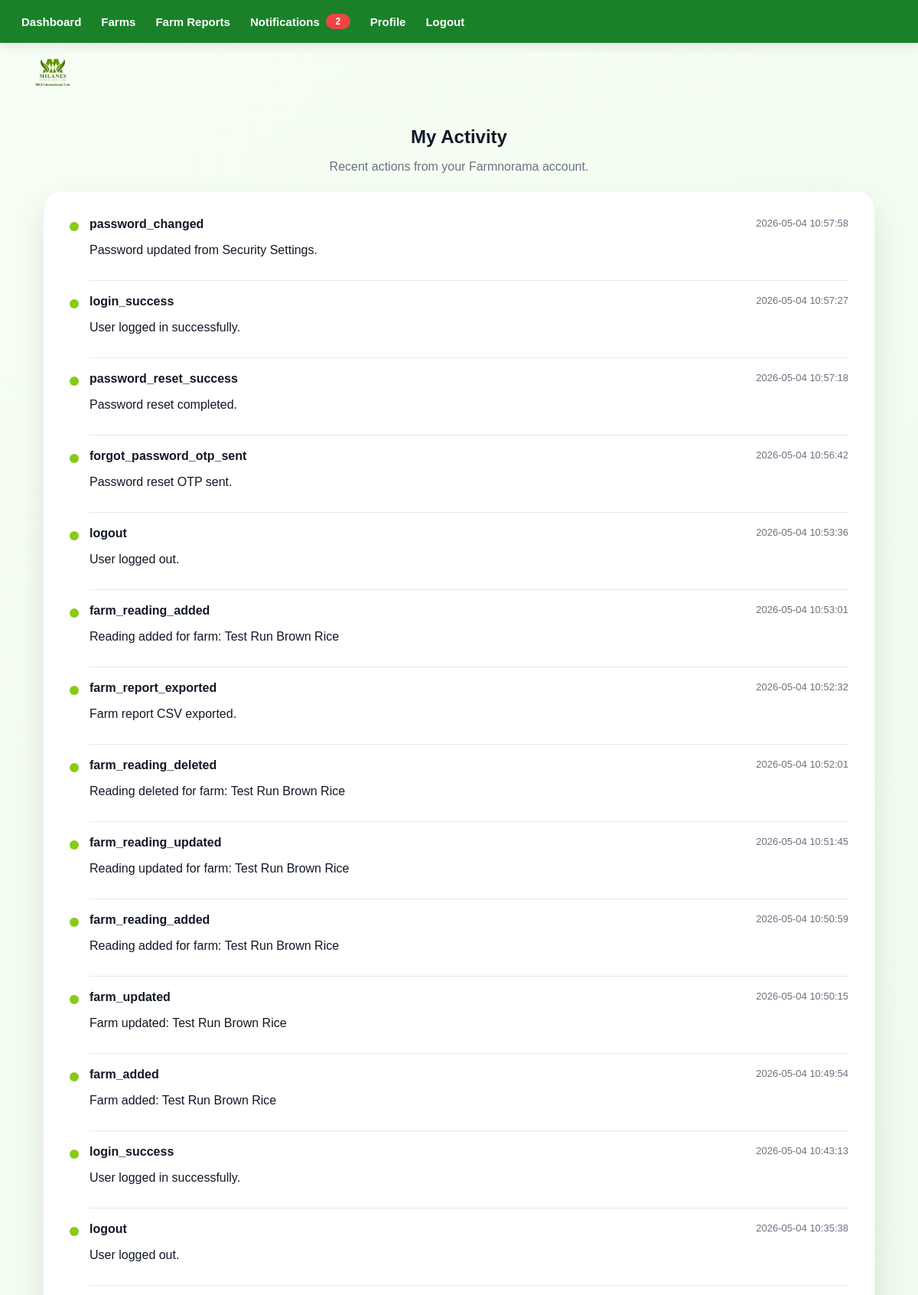
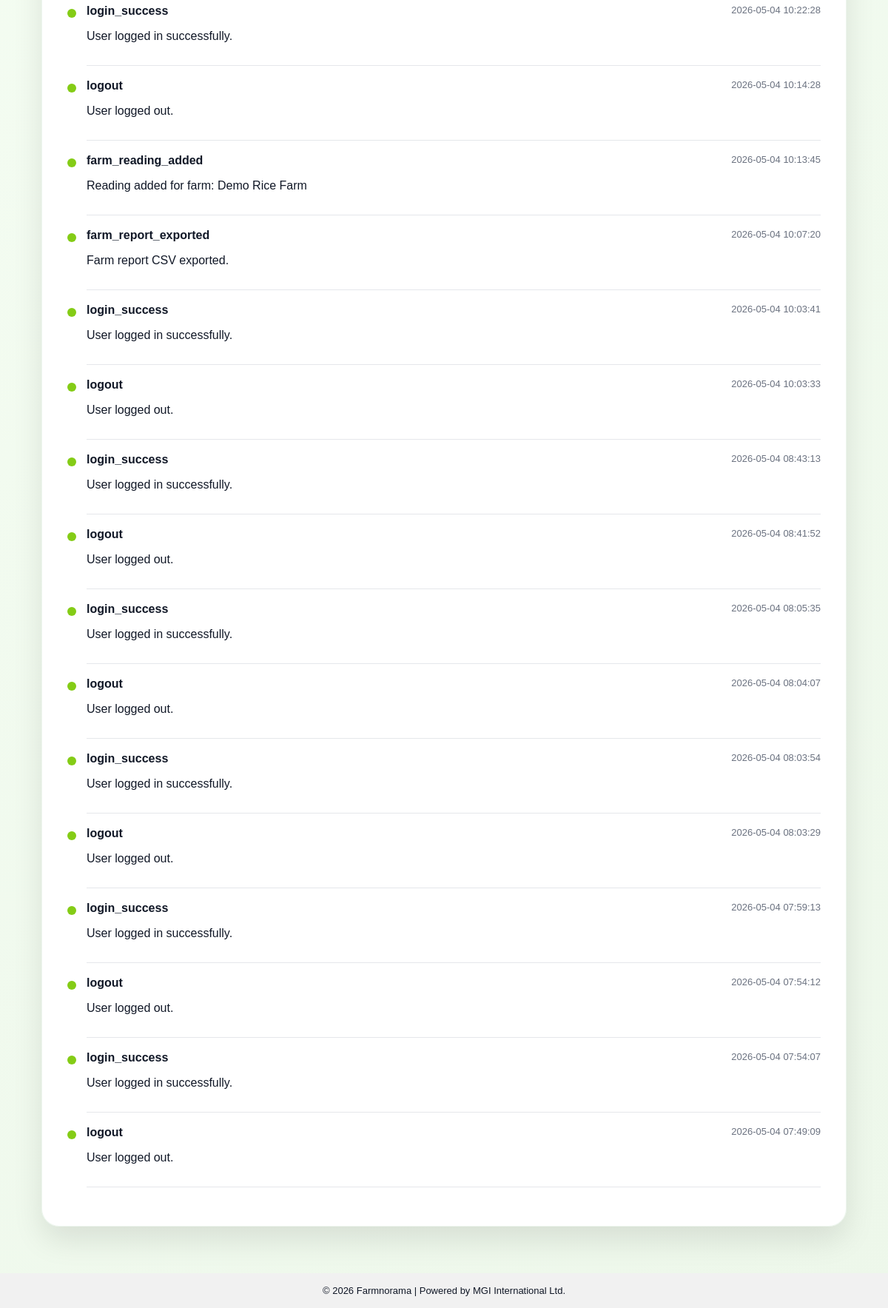
Page /activity (signed in) on the committed database (2 pictures, top to bottom).
### tables this page shows
CREATE TABLE audit_logs (
        id INTEGER PRIMARY KEY AUTOINCREMENT,
        email TEXT,
        action TEXT NOT NULL,
        details TEXT,
        created_at TEXT NOT NULL
    );

### profile_routes.py (the view)
@profile_bp.route('/activity')
@login_required
def activity():
    try:
        conn = get_conn()
        cursor = conn.cursor()
        cursor.execute(
            'SELECT action, details, created_at FROM audit_logs WHERE email=? ORDER BY id DESC LIMIT 30',
            (session['email'],)
        )
        logs = cursor.fetchall()
        conn.close()
        return render_template('activity.html', logs=logs)
    except Exception:
        current_app.logger.exception('Load activity failed')
        return render_template('activity.html', logs=[])

### db.py (called while the page is built)
def get_conn():
    conn = sqlite3.connect(current_app.config['DATABASE'])
    conn.row_factory = sqlite3.Row
    return conn

### helpers.py (called while the page is built)
def login_required(view_func):
    @wraps(view_func)
    def wrapper(*args, **kwargs):
        if not session.get('email'):
            return redirect('/')
        return view_func(*args, **kwargs)
    return wrapper

### templates/activity.html
{% extends "layout.html" %}
{% block content %}
<div class="activity-shell">
    <div class="activity-header">
        <h2>My Activity</h2>
        <p class="text-muted">Recent actions from your Farmnorama account.</p>
    </div>
    <div class="activity-card">
        {% if logs %}
            <div class="timeline">
                {% for log in logs %}
                <div class="timeline-item">
                    <div class="timeline-dot"></div>
                    <div class="timeline-content">
                        <div class="timeline-top">
                            <strong>{{ log['action'] }}</strong>
                            <span>{{ log['created_at'] }}</span>
                        </div>
                        <p>{{ log['details'] or 'No extra details.' }}</p>
                    </div>
                </div>
                {% endfor %}
            </div>
        {% else %}
            <div class="empty-state">
                <h5>No activity yet</h5>
                <p>Your recent actions will appear here once you start using the app.</p>
            </div>
        {% endif %}
    </div>
</div>
{% endblock %}

### templates/layout.html (shortened to what this page needs)
<!DOCTYPE html>
<html>
<head>
    <link rel="stylesheet" href="{{ url_for('static', filename='style.css') }}">
    <link href="https://cdnjs.cloudflare.com/ajax/libs/font-awesome/6.5.0/css/all.min.css" rel="stylesheet">
</head>
<body>
<header class="main-header">
    <div class="nav-links">
        {% if session.get('email') %}
            {% if session.get('admin_level') in ('super_admin', 'sub_admin') or session.get('is_admin') == 1 %}
                <a href="/admin/dashboard">Dashboard</a>
                <a href="/admin/users">Users</a>
                <a href="/admin/reports">Reports</a>
            {% else %}
                <a href="/dashboard">Dashboard</a>
                <a href="/farms">Farms</a>
                <a href="/farm-reports">Farm Reports</a>
                <a href="/farm-notifications" class="notification-link">
                    Notifications
                    <span id="notificationBadge" class="notification-badge d-none">0</span>
                </a>
                <a href="/profile">Profile</a>
            {% endif %}
            <a href="/logout">Logout</a>
        {% else %}
            <a href="/login">Login</a>
            <a href="/signup">Sign Up</a>
            <a href="/admin/login">Admin</a>
        {% endif %}
    </div>
</header>
<div class="mgi-below-header">
    <img
        src="{{ url_for('static', filename='images/mgi_logo.png') }}"
        alt="MGI International Ltd. Logo"
        style="width:82px !important; height:auto !important; max-width:82px !important; display:block !important; object-fit:contain !important;"
    >
</div>
<div class="main-content">
    {% block content %}{% endblock %}
</div>
<footer>
    © 2026 Farmnorama | Powered by MGI International Ltd.
</footer>
</body>
</html>

### static/style.css (style rules this page uses)
body { margin: 0; font-family: Arial, sans-serif; background: linear-gradient(135deg, #f7fff5, #edf7ea); color: #111827; }
.main-header { background: #1a8129; padding: 18px 28px; display: flex; justify-content: flex-start; align-items: center; box-shadow: 0 4px 14px rgba(0, 0, 0, .10); position: sticky; top: 0; z-index: 999; }
.nav-links { display: flex; align-items: center; gap: 26px; flex-wrap: wrap; }
.nav-links a { color: white; text-decoration: none; font-size: 15px; font-weight: 700; }
.mgi-below-header { padding: 12px 28px 0; }
.main-content { padding: 0; min-height: calc(100vh - 108px); }
h2 { margin: 6px 0 8px; font-size: 24px; font-weight: 800; }
footer { text-align: center; padding: 16px 10px; background: #f1f1f1; position: fixed; bottom: 0; width: 100%; left: 0; box-sizing: border-box; font-size: 13px; z-index: 998; }
.text-muted { color: #6b7280; }
.admin-dashboard-shell, .admin-panel-shell, .activity-shell { width: 100%; max-width: 1120px; margin: 0 auto; padding: 36px 16px 110px; box-sizing: border-box; }
.admin-dashboard-card, .activity-card { background: rgba(255, 255, 255, 0.96); border: 1px solid rgba(26, 129, 41, 0.08); border-radius: 24px; box-shadow: 0 18px 40px rgba(0, 0, 0, 0.10); padding: 34px; box-sizing: border-box; }
.admin-title-block, .activity-header { text-align: center; margin-bottom: 22px; }
.timeline-item { display: flex; gap: 14px; margin-bottom: 18px; }
.timeline-dot { width: 12px; height: 12px; border-radius: 50%; background: #84cc16; margin-top: 6px; flex: 0 0 12px; }
.timeline-content { flex: 1; border-bottom: 1px solid #e5e7eb; padding-bottom: 14px; }
.timeline-top { display: flex; justify-content: space-between; gap: 12px; color: #111827; }
.timeline-top span { color: #6b7280; font-size: 13px; }
footer { position: fixed !important; bottom: 0 !important; left: 0 !important; width: 100% !important; }
.notification-link { position: relative; display: inline-flex; align-items: center; gap: 8px; }
.notification-badge { min-width: 20px; height: 20px; padding: 0 6px; border-radius: 999px; background: #ef4444; color: #ffffff; font-size: 12px; font-weight: 900; display: inline-flex; align-items: center; justify-content: center; line-height: 1; }

### rows in the picture
audit_logs: action "password_changed", created_at "2026-05-04 10:57:58", details "Password updated from Security Settings."
audit_logs: action "login_success", created_at "2026-05-04 10:57:27", details "User logged in successfully."
audit_logs: action "password_reset_success", created_at "2026-05-04 10:57:18", details "Password reset completed."
audit_logs: action "forgot_password_otp_sent", created_at "2026-05-04 10:56:42", details "Password reset OTP sent."
audit_logs: action "logout", created_at "2026-05-04 10:53:36", details "User logged out."
audit_logs: action "farm_reading_added", created_at "2026-05-04 10:53:01", details "Reading added for farm: Test Run Brown Rice"
audit_logs: action "farm_report_exported", created_at "2026-05-04 10:52:32", details "Farm report CSV exported."
audit_logs: action "farm_reading_deleted", created_at "2026-05-04 10:52:01", details "Reading deleted for farm: Test Run Brown Rice"
audit_logs: action "farm_reading_updated", created_at "2026-05-04 10:51:45", details "Reading updated for farm: Test Run Brown Rice"
audit_logs: action "farm_reading_added", created_at "2026-05-04 10:50:59", details "Reading added for farm: Test Run Brown Rice"
audit_logs: action "farm_updated", created_at "2026-05-04 10:50:15", details "Farm updated: Test Run Brown Rice"
audit_logs: action "farm_added", created_at "2026-05-04 10:49:54", details "Farm added: Test Run Brown Rice"
audit_logs: action "login_success", created_at "2026-05-04 10:43:13", details "User logged in successfully."
audit_logs: action "logout", created_at "2026-05-04 10:35:38", details "User logged out."
audit_logs: action "login_success", created_at "2026-05-04 10:22:28", details "User logged in successfully."
audit_logs: action "logout", created_at "2026-05-04 10:14:28", details "User logged out."
audit_logs: action "farm_reading_added", created_at "2026-05-04 10:13:45", details "Reading added for farm: Demo Rice Farm"
audit_logs: action "farm_report_exported", created_at "2026-05-04 10:07:20", details "Farm report CSV exported."
audit_logs: action "login_success", created_at "2026-05-04 10:03:41", details "User logged in successfully."
audit_logs: action "logout", created_at "2026-05-04 10:03:33", details "User logged out."
audit_logs: action "login_success", created_at "2026-05-04 08:43:13", details "User logged in successfully."
audit_logs: action "logout", created_at "2026-05-04 08:41:52", details "User logged out."
audit_logs: action "login_success", created_at "2026-05-04 08:05:35", details "User logged in successfully."
audit_logs: action "logout", created_at "2026-05-04 08:04:07", details "User logged out."
audit_logs: action "login_success", created_at "2026-05-04 08:03:54", details "User logged in successfully."
audit_logs: action "logout", created_at "2026-05-04 08:03:29", details "User logged out."
audit_logs: action "login_success", created_at "2026-05-04 07:59:13", details "User logged in successfully."
audit_logs: action "logout", created_at "2026-05-04 07:54:12", details "User logged out."
audit_logs: action "login_success", created_at "2026-05-04 07:54:07", details "User logged in successfully."
audit_logs: action "logout", created_at "2026-05-04 07:49:09", details "User logged out."
